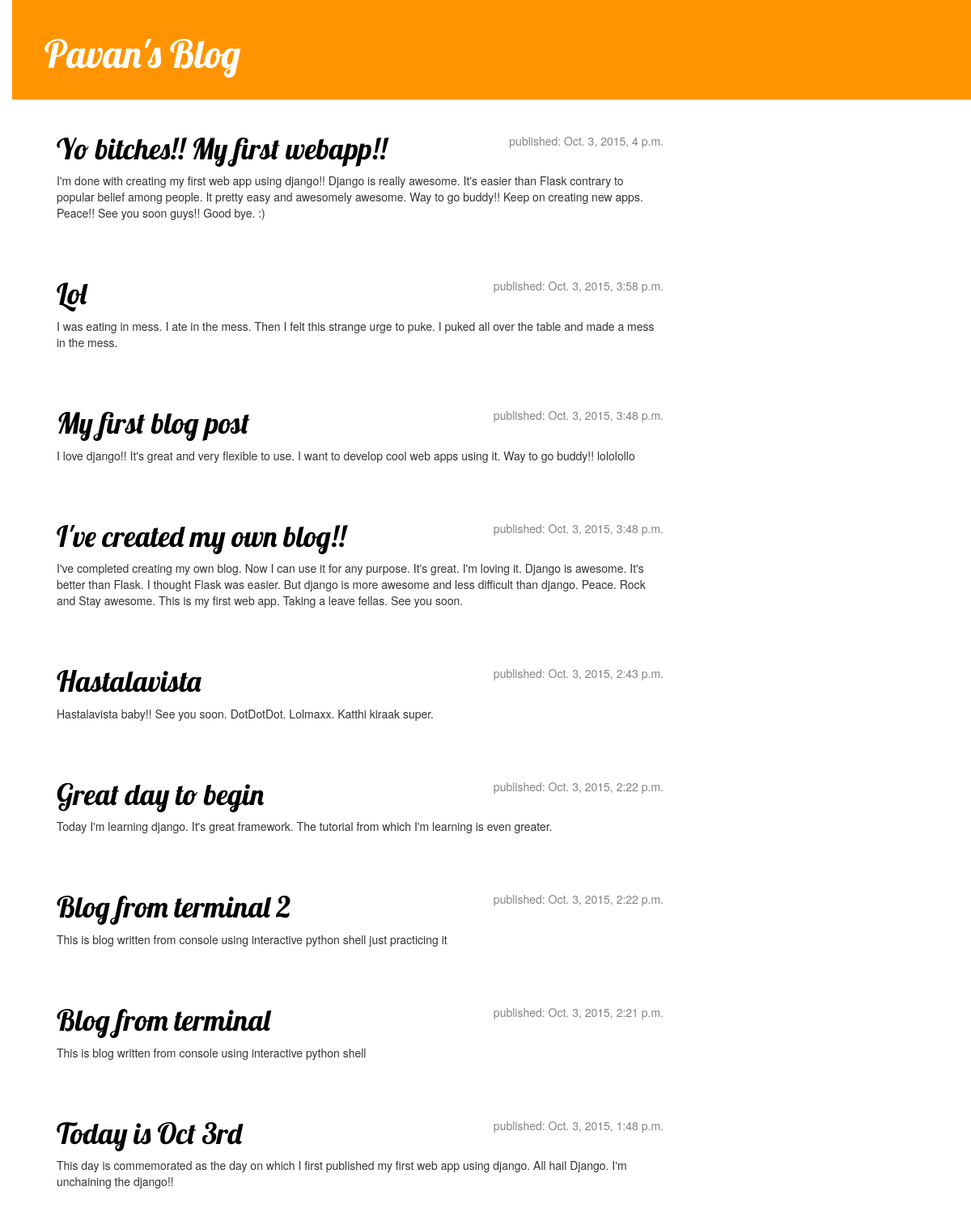
The page / on the database its author committed.
### blog/models.py (models this page shows, shortened)
class Post(models.Model):
    author = models.ForeignKey('auth.User')
    title = models.CharField(max_length=200)
    text = models.TextField()
    created_date = models.DateTimeField(
            default=timezone.now)
    published_date = models.DateTimeField(
            blank=True, null=True)

### blog/views.py (the view)
# urls.py: url(r'^$',views.post_list,name='post_list'),
def post_list(request):
	posts=Post.objects.filter(published_date__lte=timezone.now()).order_by('-published_date')
	return render(request, 'blog/post_list.html',{'posts':posts})

### blog/templates/blog/post_list.html
{%extends "blog/base.html"%}
{%block content%}
{% for post in posts %}
	<div class="post">
        <div class="date">
        <p>published: {{ post.published_date }}</p>
        </div>
        <h1><a href="{% url "post_detail" pk=post.pk %}">{{ post.title }}</a></h1>
        <p>{{ post.text|linebreaks }}</p>
        </div>
{% endfor %}
{%endblock content%}

### blog/templates/blog/base.html (shortened to what this page needs)
{% load staticfiles %}
<html>
    <head>
	<link rel="stylesheet" href="//maxcdn.bootstrapcdn.com/bootstrap/3.2.0/css/bootstrap.min.css">
	<link rel="stylesheet" href="//maxcdn.bootstrapcdn.com/bootstrap/3.2.0/css/bootstrap-theme.min.css">
	<link rel="stylesheet" href="{%static "css/blog.css" %}">
    </head>
    <body>
        <div class="page-header">
        <h1><a href="/">Pavan's Blog</a></h1>
    </div>
    <div class="content container">
        <div class="row">
            <div class="col-md-8">
            {% block content %}
            {% endblock %}
            </div>
        </div>
    </div>
    </body>
</html>

### blog/static/css/blog.css (style rules this page uses)
h1 a { color: #FCA205; font-family:'Lobster'; }
body { padding-left: 15px; }
.page-header { background-color:#ff9400; margin-top: 0; padding: 20px 20px 20px 40px; }
.page-header h1, .page-header h1 a, .page-header h1 a:visited, .page-header h1 a:active { color: #ffffff; font-size: 36pt; text-decoration: none; }
.content { margin-left: 40px; }
h1, h2, h3, h4 { font-family: 'Lobster', cursive; }
.date { float: right; color: #828282; }
.post { margin-bottom: 70px; }
.post h1 a, .post h1 a:visited { color: #000000; }

### rows shown on the page
Post: published_date "Oct. 3, 2015, 4 p.m.", title "Yo bitches!! My first webapp!!", text "I'm done with creating my first web app using django!! Django is really awesome. It's easier than Flask contrary to popular belief among people. It pretty easy and awesomely awesome. Way to go buddy!! Keep on creating new apps. Peace!! See you soon guys!! Good bye. :)"
Post: published_date "Oct. 3, 2015, 3:58 p.m.", title "Lol", text "I was eating in mess. I ate in the mess. Then I felt this strange urge to puke. I puked all over the table and made a mess in the mess."
Post: published_date "Oct. 3, 2015, 3:48 p.m.", title "My first blog post", text "I love django!! It's great and very flexible to use. I want to develop cool web apps using it. Way to go buddy!! lololollo"
Post: published_date "Oct. 3, 2015, 3:48 p.m.", title "I've created my own blog!!", text "I've completed creating my own blog. Now I can use it for any purpose. It's great. I'm loving it. Django is awesome. It's better than Flask. I thought Flask was easier. But django is more awesome and less difficult than django. Peace. Rock and Stay awesome. This is my first web app. Taking a leave fellas. See you soon."
Post: published_date "Oct. 3, 2015, 2:43 p.m.", title "Hastalavista", text "Hastalavista baby!! See you soon. DotDotDot. Lolmaxx. Katthi kiraak super."
Post: published_date "Oct. 3, 2015, 2:22 p.m.", title "Great day to begin", text "Today I'm learning django. It's great framework. The tutorial from which I'm learning is even greater."
Post: published_date "Oct. 3, 2015, 2:22 p.m.", title "Blog from terminal 2", text "This is blog written from console using interactive python shell just practicing it"
Post: published_date "Oct. 3, 2015, 2:21 p.m.", title "Blog from terminal", text "This is blog written from console using interactive python shell"
Post: published_date "Oct. 3, 2015, 1:48 p.m.", title "Today is Oct 3rd", text "This day is commemorated as the day on which I first published my first web app using django. All hail Django. I'm unchaining the django!!"
